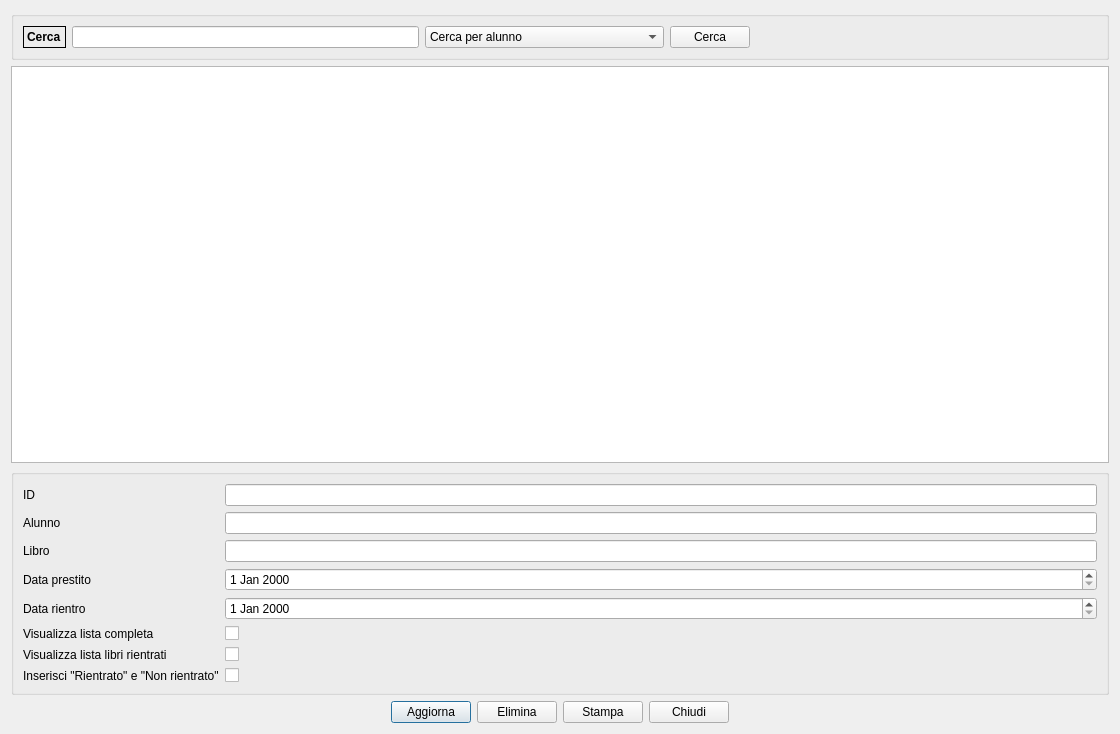
<?xml version="1.0" encoding="UTF-8"?>
<ui version="4.0">
 <class>prest_lib</class>
 <widget class="QDialog" name="prest_lib">
  <property name="geometry">
   <rect>
    <x>0</x>
    <y>0</y>
    <width>1120</width>
    <height>734</height>
   </rect>
  </property>
  <property name="windowTitle">
   <string>Anagrafica rientri e prestiti</string>
  </property>
  <property name="windowIcon">
   <iconset>
    <normaloff>:/images/logo.png</normaloff>:/images/logo.png</iconset>
  </property>
  <layout class="QGridLayout" name="gridLayout_2">
   <item row="2" column="0" colspan="2">
    <widget class="QTableView" name="tableView">
     <attribute name="verticalHeaderDefaultSectionSize">
      <number>30</number>
     </attribute>
    </widget>
   </item>
   <item row="4" column="0" colspan="2">
    <layout class="QHBoxLayout" name="horizontalLayout">
     <item>
      <spacer name="horizontalSpacer_2">
       <property name="orientation">
        <enum>Qt::Horizontal</enum>
       </property>
       <property name="sizeHint" stdset="0">
        <size>
         <width>40</width>
         <height>20</height>
        </size>
       </property>
      </spacer>
     </item>
     <item>
      <widget class="QPushButton" name="aggiorna_db">
       <property name="text">
        <string>Aggiorna</string>
       </property>
       <property name="icon">
        <iconset resource="../biblio.qrc">
         <normaloff>:/images/view-refresh.png</normaloff>:/images/view-refresh.png</iconset>
       </property>
       <property name="iconSize">
        <size>
         <width>32</width>
         <height>32</height>
        </size>
       </property>
      </widget>
     </item>
     <item>
      <widget class="QPushButton" name="cancella">
       <property name="text">
        <string>Elimina</string>
       </property>
       <property name="icon">
        <iconset resource="../biblio.qrc">
         <normaloff>:/images/edit-delete.png</normaloff>:/images/edit-delete.png</iconset>
       </property>
       <property name="iconSize">
        <size>
         <width>32</width>
         <height>32</height>
        </size>
       </property>
      </widget>
     </item>
     <item>
      <widget class="QPushButton" name="stampa">
       <property name="text">
        <string>Stampa</string>
       </property>
       <property name="icon">
        <iconset resource="../biblio.qrc">
         <normaloff>:/images/document-print.png</normaloff>:/images/document-print.png</iconset>
       </property>
       <property name="iconSize">
        <size>
         <width>32</width>
         <height>32</height>
        </size>
       </property>
      </widget>
     </item>
     <item>
      <widget class="QPushButton" name="esci">
       <property name="text">
        <string>Chiudi</string>
       </property>
       <property name="icon">
        <iconset resource="../../initdb/images.qrc">
         <normaloff>:/images/dialog-close.png</normaloff>:/images/dialog-close.png</iconset>
       </property>
       <property name="iconSize">
        <size>
         <width>32</width>
         <height>32</height>
        </size>
       </property>
      </widget>
     </item>
     <item>
      <spacer name="horizontalSpacer">
       <property name="orientation">
        <enum>Qt::Horizontal</enum>
       </property>
       <property name="sizeHint" stdset="0">
        <size>
         <width>40</width>
         <height>20</height>
        </size>
       </property>
      </spacer>
     </item>
    </layout>
   </item>
   <item row="0" column="0" colspan="2">
    <widget class="QGroupBox" name="groupBox_3">
     <property name="sizePolicy">
      <sizepolicy hsizetype="Preferred" vsizetype="Preferred">
       <horstretch>0</horstretch>
       <verstretch>0</verstretch>
      </sizepolicy>
     </property>
     <property name="title">
      <string/>
     </property>
     <layout class="QGridLayout" name="gridLayout_6">
      <item row="0" column="1">
       <widget class="QLineEdit" name="cerca_txt">
        <property name="sizePolicy">
         <sizepolicy hsizetype="Expanding" vsizetype="Preferred">
          <horstretch>0</horstretch>
          <verstretch>0</verstretch>
         </sizepolicy>
        </property>
       </widget>
      </item>
      <item row="0" column="0">
       <widget class="QLabel" name="label_9">
        <property name="font">
         <font>
          <weight>75</weight>
          <bold>true</bold>
         </font>
        </property>
        <property name="frameShape">
         <enum>QFrame::Box</enum>
        </property>
        <property name="text">
         <string>Cerca</string>
        </property>
       </widget>
      </item>
      <item row="0" column="3">
       <widget class="QPushButton" name="_search">
        <property name="text">
         <string>Cerca</string>
        </property>
        <property name="icon">
         <iconset resource="../biblio.qrc">
          <normaloff>:/images/edit-find.png</normaloff>:/images/edit-find.png</iconset>
        </property>
        <property name="iconSize">
         <size>
          <width>32</width>
          <height>32</height>
         </size>
        </property>
       </widget>
      </item>
      <item row="0" column="2">
       <widget class="QComboBox" name="comboBox">
        <property name="sizePolicy">
         <sizepolicy hsizetype="Preferred" vsizetype="Preferred">
          <horstretch>0</horstretch>
          <verstretch>0</verstretch>
         </sizepolicy>
        </property>
        <item>
         <property name="text">
          <string>Cerca per alunno</string>
         </property>
        </item>
        <item>
         <property name="text">
          <string>Cerca per libro prestato o non prestato</string>
         </property>
        </item>
       </widget>
      </item>
      <item row="0" column="4">
       <spacer name="horizontalSpacer_3">
        <property name="orientation">
         <enum>Qt::Horizontal</enum>
        </property>
        <property name="sizeHint" stdset="0">
         <size>
          <width>40</width>
          <height>20</height>
         </size>
        </property>
       </spacer>
      </item>
     </layout>
    </widget>
   </item>
   <item row="3" column="0" colspan="2">
    <widget class="QGroupBox" name="groupBox_2">
     <property name="title">
      <string/>
     </property>
     <layout class="QGridLayout" name="gridLayout_3">
      <item row="0" column="0">
       <layout class="QGridLayout" name="gridLayout">
        <item row="0" column="0">
         <widget class="QLabel" name="label">
          <property name="text">
           <string>ID</string>
          </property>
         </widget>
        </item>
        <item row="0" column="1">
         <widget class="QLineEdit" name="id"/>
        </item>
        <item row="1" column="0">
         <widget class="QLabel" name="label_2">
          <property name="text">
           <string>Alunno</string>
          </property>
         </widget>
        </item>
        <item row="1" column="1">
         <widget class="QLineEdit" name="cliente"/>
        </item>
        <item row="2" column="0">
         <widget class="QLabel" name="label_3">
          <property name="text">
           <string>Libro</string>
          </property>
         </widget>
        </item>
        <item row="2" column="1">
         <widget class="QLineEdit" name="libro"/>
        </item>
        <item row="3" column="0">
         <widget class="QLabel" name="label_4">
          <property name="text">
           <string>Data prestito</string>
          </property>
         </widget>
        </item>
        <item row="4" column="0">
         <widget class="QLabel" name="label_5">
          <property name="text">
           <string>Data rientro</string>
          </property>
         </widget>
        </item>
        <item row="5" column="1">
         <widget class="QCheckBox" name="checkBox">
          <property name="whatsThis">
           <string/>
          </property>
          <property name="styleSheet">
           <string notr="true"/>
          </property>
          <property name="text">
           <string/>
          </property>
         </widget>
        </item>
        <item row="7" column="1">
         <widget class="QCheckBox" name="lib_rientro">
          <property name="styleSheet">
           <string notr="true">color: rgb(255, 255, 255);</string>
          </property>
          <property name="text">
           <string/>
          </property>
         </widget>
        </item>
        <item row="3" column="1">
         <widget class="QDateEdit" name="data_prestito"/>
        </item>
        <item row="4" column="1">
         <widget class="QDateEdit" name="data_rientro"/>
        </item>
        <item row="6" column="1">
         <widget class="QCheckBox" name="list_r">
          <property name="styleSheet">
           <string notr="true">color: rgb(255, 255, 255);</string>
          </property>
          <property name="text">
           <string/>
          </property>
         </widget>
        </item>
        <item row="5" column="0">
         <widget class="QLabel" name="label_6">
          <property name="text">
           <string>Visualizza lista completa</string>
          </property>
         </widget>
        </item>
        <item row="6" column="0">
         <widget class="QLabel" name="label_7">
          <property name="text">
           <string>Visualizza lista libri rientrati</string>
          </property>
         </widget>
        </item>
        <item row="7" column="0">
         <widget class="QLabel" name="label_8">
          <property name="text">
           <string>Inserisci &quot;Rientrato&quot; e &quot;Non rientrato&quot;</string>
          </property>
         </widget>
        </item>
       </layout>
      </item>
     </layout>
    </widget>
   </item>
  </layout>
 </widget>
 <tabstops>
  <tabstop>id</tabstop>
  <tabstop>cliente</tabstop>
  <tabstop>libro</tabstop>
  <tabstop>data_prestito</tabstop>
  <tabstop>data_rientro</tabstop>
  <tabstop>checkBox</tabstop>
  <tabstop>list_r</tabstop>
  <tabstop>lib_rientro</tabstop>
  <tabstop>cerca_txt</tabstop>
  <tabstop>tableView</tabstop>
  <tabstop>_search</tabstop>
  <tabstop>comboBox</tabstop>
  <tabstop>aggiorna_db</tabstop>
  <tabstop>cancella</tabstop>
  <tabstop>stampa</tabstop>
  <tabstop>esci</tabstop>
 </tabstops>
 <resources>
  <include location="../../initdb/images.qrc"/>
  <include location="../biblio.qrc"/>
 </resources>
 <connections/>
</ui>
